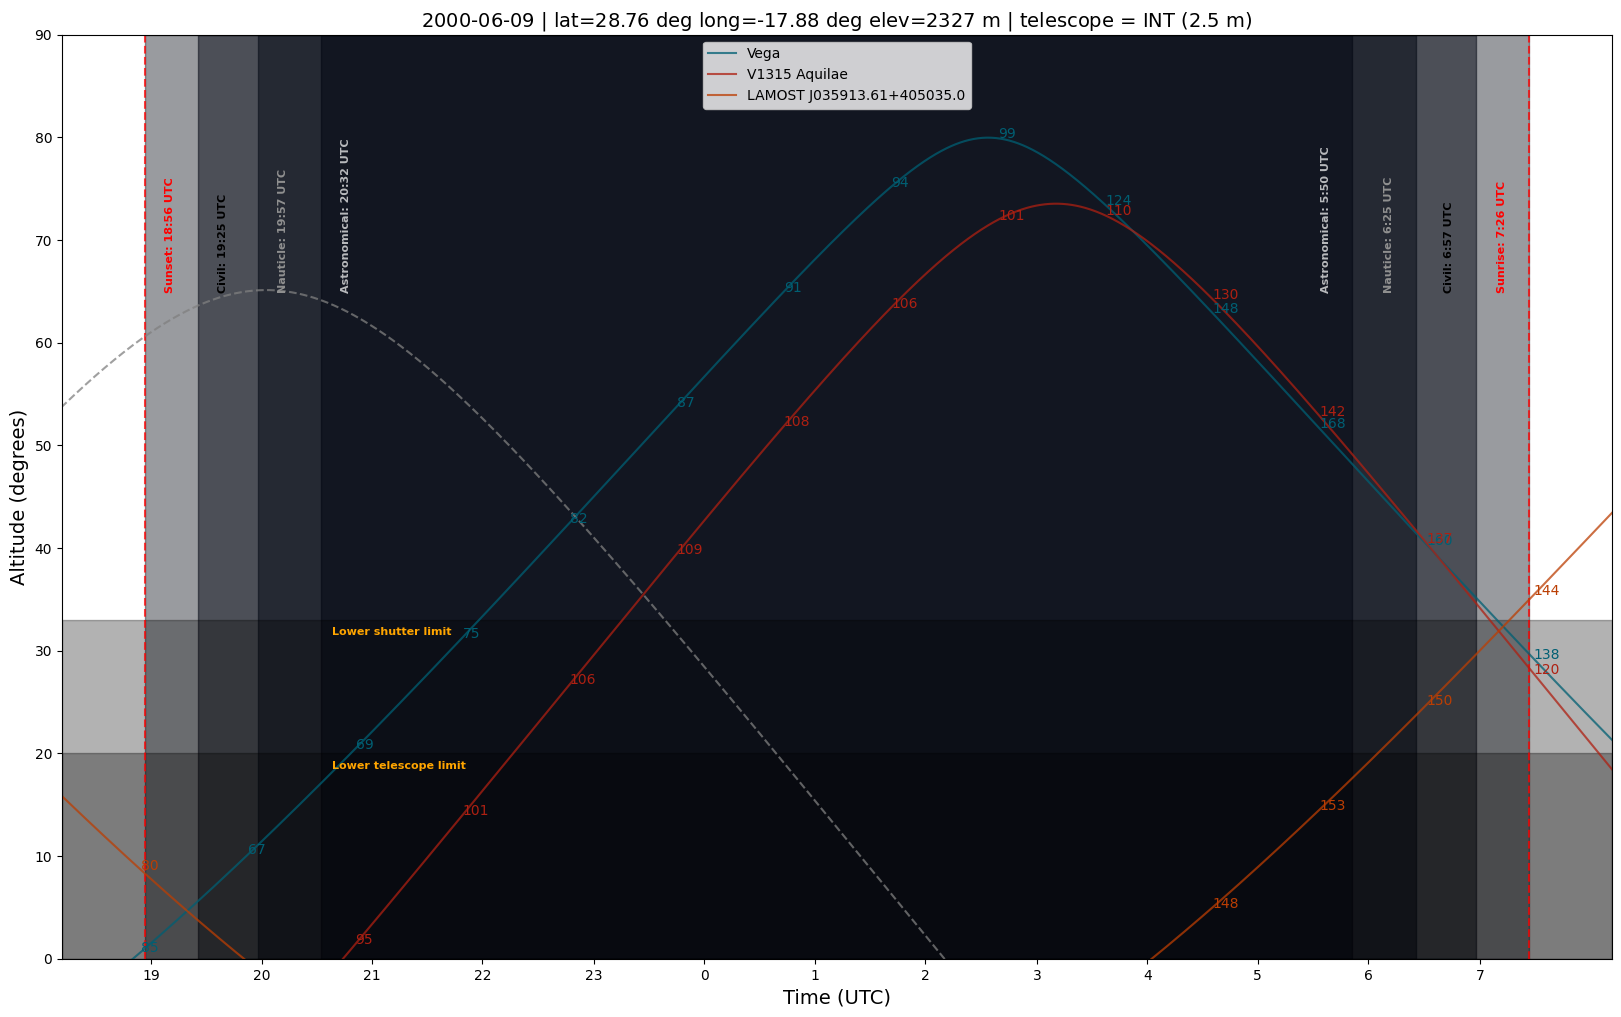

Generate this figure with Python:
# imports
import sys
import numpy as np
from matplotlib import pyplot as plt

from astropy.time import Time
from astropy import units as u
from astropy import constants as const
from astropy.visualization import time_support, quantity_support
quantity_support()
time_support()
from astropy.coordinates import SkyCoord, EarthLocation, get_body

from helper_functions import whatsGoingOnTonight, hourText, find_moondist

import warnings
warnings.filterwarnings('ignore')
### INPUTS #################################################

# read in from input.py
exec(open("input.py").read())

### LOCATION

if type(latitude) == float: # choose if the user has input a location name or coordinates
    location = EarthLocation(lat=latitude*u.deg, lon=longitude*u.deg, height=elevation*u.m)
if latitude == None and observatory == None:
    raise ValueError("Please input a location in input.py. You can input a latitude, longitude, and elevation, or the name of an observatory (see astropy.coordinates.EarthLocation.of_site)")
if type(observatory) == str:
    location = EarthLocation.of_site(observatory)

# location = EarthLocation.of_site('Roque de los Muchachos') # <--- input location here
# location = EarthLocation(lat=52*u.deg, lon=-1.8*u.deg, height=140*u.m) # <-- birmingham
# location = EarthLocation(lat=53*deg, lon=1.5*deg, height=131*m) # or manually here


### OBSERVING DATE
    
now = Time(Time.now(), location=location, format='iso', scale='utc')
today = Time(now.iso.split()[0], location=location) # <--- if you want to see tonight

if Observing_Date == 'now':
    if float(now.datetime.hour) > 12.: # because of how the day is defined. Sunset is the date - 1 day, easier just to add a day now so I did
        observing_date = today  + 1*u.day # vis today
    else:
        observing_date = today
    plotnow = True
else:
    obsdate = Time(Observing_Date, location=location, format='iso', scale='utc')
    observing_date = obsdate + 1*u.day # vis on given date
    plotnow = False

    
### TARGET(S)

targets = []
for i in range(len(RA)):
    targets.append(SkyCoord(ra=RA[i], dec=DEC[i], frame="icrs"))

# vega = SkyCoord(ra="18h36m56.33635s", dec="+38d47m01.2802s", frame="icrs")
# V1315aql = SkyCoord(ra="19h13m54.5308677240s", dec="+12d18m03.239745228s", frame="icrs")
# LAMOST0359 = SkyCoord(ra="03h59m13.626515992s", dec="+40d50m35.095271748s", frame="icrs")


# # ADD TO LISTS HERE ALSO
# targets = [vega, V1315aql, LAMOST0359]
# starname = ['vega', 'V1315aql', 'LAMOST0359']

# TELESCOPE

if INT:
    lower_shutter = 33 # degrees height
    lower_limit = 20 # degrees height
    telescope = 'INT (2.5 m)'

# SUN AND MOON
sun = get_body('sun', observing_date)
moon = get_body('moon', observing_date)

###############################################################


### UNITS #####################################################

deg = u.degree
m = u.meter

###############################################################


### RUN STARALT ###############################################

# calculate all stuff for moon
night_moon, altitudes_moon, azimuths_moon, sunriseset_moon, twlt_moon, trans_moon, midnight_moon = whatsGoingOnTonight(location, observing_date, moon)


# calculate all stuff for target(s)
target_list = []
separations = [] # separation from moon

for target in targets:
    
    night, altitudes, azimuths, sunriseset, twlt, trans, midnight = whatsGoingOnTonight(location, observing_date, target)
    target_list.append([night, altitudes])
    
    # separation from moon
    seps_target = []
    
    for i in range(len(altitudes)):
        mn = [altitudes_moon[i], azimuths_moon[i]]
        targ = [altitudes[i], azimuths[i]]
        seps_target.append(find_moondist(mn, targ))
        
    separations.append(seps_target)
    
        
# night, altitudes, azimuths, sunriseset, twlt, trans, midnight = whatsGoingOnTonight(location, observing_date, targets[0])
night = target_list[0][0] # array of times for the night


# create the plot
fig, ax = plt.subplots(figsize=[20, 12])


textHeight = 65 # the bottom of the annotation text (in degrees of altitude)

# SUNRISE AND SUNSET
backColour = '#000510'

# sunrise
ax.vlines(sunriseset[0], 0, 90, 
          color='red', 
          linestyle='dashed', 
          alpha=0.75
         ) # line showing sunset

ax.annotate(f'Sunset: {hourText(sunriseset[0])}', 
            (sunriseset[0] + 0.0075*u.d, textHeight), 
            color='red', 
            rotation=90, 
            fontsize=8, 
            fontweight='bold'
           )


# sunset
ax.vlines(sunriseset[1], 0, 90, 
          color='red', 
          linestyle='dashed', 
          alpha=0.75
         ) # line showing sunrise

ax.annotate(f'Sunrise: {hourText(sunriseset[1])}', 
            (sunriseset[1] - 0.012*u.d, textHeight), 
            color='red', 
            rotation=90, 
            fontsize=8, 
            fontweight='bold'
           )

# fill
ax.fill_between(np.linspace(sunriseset[0], sunriseset[1]), 0, 90, 
                color=backColour, 
                alpha=0.4
               ) # darken




# TWILIGHT
# civil
ax.fill_between(np.linspace(twlt[0][0], twlt[0][1]), 0, 90, 
                color=backColour, 
                alpha=0.5
               )

ax.annotate(f'Civil: {hourText(twlt[0][0])}', 
            (twlt[0][0] - 0.012*u.d, textHeight), 
            color='k', 
            rotation=90, 
            fontsize=8, 
            fontweight='bold'
           )

ax.annotate(f'Civil: {hourText(twlt[0][1])}', 
            (twlt[0][1] + 0.0075*u.d, textHeight), 
            color='k', 
            rotation=90, 
            fontsize=8, 
            fontweight='bold'
           )


# nauticle
ax.fill_between(np.linspace(twlt[1][0], twlt[1][1]), 0, 90, 
                color=backColour, 
                alpha=0.5
               )

ax.annotate(f'Nauticle: {hourText(twlt[1][0])}', 
            (twlt[1][0] - 0.012*u.d, textHeight), 
            color='#909090', 
            rotation=90, 
            fontsize=8, 
            fontweight='bold'
           )

ax.annotate(f'Nauticle: {hourText(twlt[1][1])}', 
            (twlt[1][1] + 0.0075*u.d, textHeight), 
            color='#909090', 
            rotation=90, 
            fontsize=8, 
            fontweight='bold'
           )


# astronomical
try:
    ax.fill_between(np.linspace(twlt[2][0], twlt[2][1]), 0, 90, 
                    color=backColour, 
                    alpha=0.5
                   )
    
    ax.annotate(f'Astronomical: {hourText(twlt[2][0])}', 
                (twlt[2][0] - 0.012*u.d, textHeight), 
                color='white', 
                alpha=0.7, 
                rotation=90, 
                fontsize=8, 
                fontweight='bold'
               )
    
    ax.annotate(f'Astronomical: {hourText(twlt[2][1])}', 
                (twlt[2][1] + 0.0075*u.d, textHeight), 
                color='white', 
                alpha=0.7, 
                rotation=90, 
                fontsize=8, 
                fontweight='bold'
               )
except:
    pass
    

# ALTITUDE & MOON SEPARATION

colours = ['#005F73', '#0A9396', '#94D2BD', '#E9D8A6', '#EE9B00', '#CA6702', '#BB3E03', '#AE2012'] # ignore this if you want lol
# colours = ['#D8F3DC', '#B7E4C7', '#95D5B2', '#74C69D', '#52B788', '#40916C', '#2D6A4F', '#1B4332'] # green palette

for i in range(len(target_list)):
    times = target_list[i][0]
    alts = target_list[i][1]
    ax.plot(times, alts, alpha=0.75, color=colours[-i], label=starname[i])
   
    for k in range(15): # annotate the moon separations
        index = int(k/15 * len(times)) # split times into 15 equal points
        ax.annotate(f"{separations[i][index]:.0f}", (times[index], alts[index]), fontsize=10, color=colours[-i])

ax.plot(night_moon, altitudes_moon, color='grey', linestyle='dashed', alpha=0.75)

# vertical 'now' line
if plotnow:
    ax.vlines(now, 0, 90,
             color='cyan',
             linestyle='dashed',
             alpha=1.
                 ) # plot vertical 'now' line

    ax.annotate(f'{hourText(now)}', 
            (now - 0.012*u.d, textHeight), 
            color='cyan', 
            rotation=90, 
            fontsize=8, 
            fontweight='bold'
           ) # annotate now line


# LIMITS, LABELS & TITLE
ax.set_title(fr'{night[0].to_string().split()[0]} $|$ lat={location.lat:.2f} long={location.lon:.2f} elev={location.height:.0f} $|$ telescope = {telescope}', fontsize=14)

labels = []
tickvals = []
for i in range(len(night)-1):
    if night[i].datetime.hour < night[i+1].datetime.hour or night[i].datetime.hour > night[i+1].datetime.hour:
        labels.append(night[i].datetime.hour)
        tickvals.append(night[i]-1*u.hour)

ax.set_xticks(ticks=Time(tickvals))
ax.set_xticklabels(labels)

ax.set_xlabel('Time (UTC)', fontsize=14)
ax.set_ylim(0, 90), ax.set_ylabel('Altitude (degrees)', fontsize=14)

if Observing_Date == 'now':
    if now < sunriseset[0]:
        xlim = [now-0.75*u.hour, sunriseset[-1]+0.75*u.hour]
        ax.set_xlim(xlim[0], xlim[1])
    elif now > sunriseset[-1]:
        xlim = [sunriseset[0]-0.75*u.hour, now+0.75*u.hour]
        ax.set_xlim(xlim[0], xlim[1])
    else:
        xlim = [sunriseset[0]-0.75*u.hour, sunriseset[-1]+0.75*u.hour]
        ax.set_xlim(xlim[0], xlim[1])
else:
    xlim = [sunriseset[0]-0.75*u.hour, sunriseset[-1]+0.75*u.hour]
    ax.set_xlim(xlim[0], xlim[1])


# TELESCOPE LIMITS
# lower shutter limit
ax.fill_between(np.linspace(xlim[0], xlim[1]), 0, lower_shutter, 
                color='#000000', 
                alpha=0.3
               )

ax.annotate(f'Lower shutter limit', 
            (twlt[2][1] + 0.1*u.hour, lower_shutter - 1.5), 
            color='orange', 
            rotation=0, 
            fontsize=8, 
            fontweight='bold'
           ) # annotate lower shutter line

# lower telescope limit
ax.fill_between(np.linspace(xlim[0], xlim[1]), 0, lower_limit, 
                color='#000000', 
                alpha=0.3
               )

ax.annotate(f'Lower telescope limit', 
            (twlt[2][1] + 0.1*u.hour, lower_limit - 1.5), 
            color='orange', 
            rotation=0, 
            fontsize=8, 
            fontweight='bold'
           ) # annotate lower limit line


plt.legend()

### SAVE AND SHOW #############################################

if len(starname) < 4:
    object_names = '_'.join(starname).replace(' ', '_')
else:
    object_names = 'multiple_objects'

fig.savefig(f'ims/object_visibility_{night[0].to_string().split()[0]}_{object_names}.pdf', bbox_inches='tight')
fig.savefig(f'ims/object_visibility_{night[0].to_string().split()[0]}_{object_names}.png', bbox_inches='tight')

plt.show()
